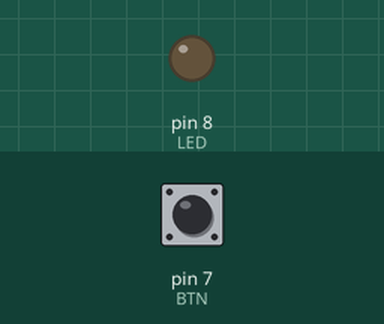
This sketch was run on a simulated Arduino Uno, built with avr-gcc and run on an emulated ATmega328P. On the bench: output pins drawn as LEDs (lit = HIGH). Dashed ring = blinking. Inputs (shaded band) come from the test bench; at power-on: pin 7 (BTN) HIGH.

Above: at 1.2 s.
1.3 s: pin 7 (BTN) pulled LOW for 1 s
At 1.45 s:
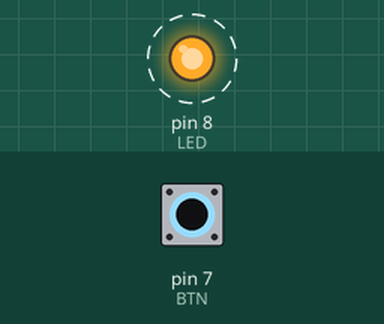
3.8 s: pin 7 (BTN) pulled LOW for 3.2 s
At 8.2 s:
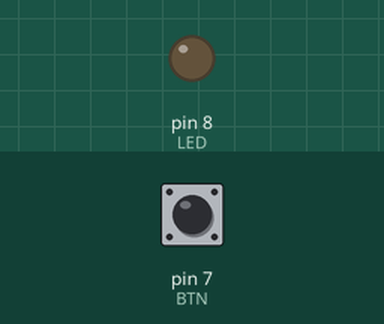
Timing chart, 0 to 9.7 s (numbered marks = the images above; inputs shaded):
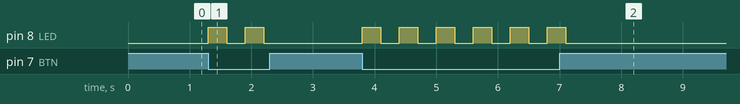

The sketch:

blink.ino
```cpp
int LED = 8;
int BTN = 7;

void setup() {
  pinMode(LED, OUTPUT);
  pinMode(BTN, INPUT_PULLUP);
}

void loop() {
  int btn_state = digitalRead(BTN);
  if(btn_state == HIGH){
    digitalWrite(LED, LOW);
  } else {
    digitalWrite(LED, HIGH);
    delay(300);
    digitalWrite(LED, LOW);
    delay(300);
  }
}
```

Measured:
- after the input at 1.3 s, pin 8 (LED): alternates HIGH for 0.30 s and LOW for 0.30 s, 4 changes in all, then stays LOW, starting at once
- after the input at 3.8 s, pin 8 (LED): alternates HIGH for 0.30 s and LOW for 0.30 s, 12 changes in all, then stays LOW, starting at once
